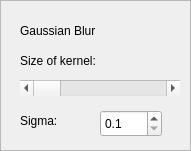
         <widget class="QFrame" name="blurFrame">
          <property name="enabled">
           <bool>true</bool>
          </property>
          <property name="geometry">
           <rect>
            <x>290</x>
            <y>20</y>
            <width>191</width>
            <height>151</height>
           </rect>
          </property>
          <property name="frameShape">
           <enum>QFrame::StyledPanel</enum>
          </property>
          <property name="frameShadow">
           <enum>QFrame::Raised</enum>
          </property>
          <widget class="QLabel" name="label_13">
           <property name="geometry">
            <rect>
             <x>20</x>
             <y>20</y>
             <width>121</width>
             <height>21</height>
            </rect>
           </property>
           <property name="text">
            <string>Gaussian Blur</string>
           </property>
          </widget>
          <widget class="QLabel" name="label_14">
           <property name="geometry">
            <rect>
             <x>20</x>
             <y>50</y>
             <width>111</width>
             <height>21</height>
            </rect>
           </property>
           <property name="text">
            <string>Size of kernel:</string>
           </property>
          </widget>
          <widget class="QScrollBar" name="blurSizeSB">
           <property name="geometry">
            <rect>
             <x>20</x>
             <y>80</y>
             <width>160</width>
             <height>16</height>
            </rect>
           </property>
           <property name="minimum">
            <number>1</number>
           </property>
           <property name="maximum">
            <number>50</number>
           </property>
           <property name="singleStep">
            <number>2</number>
           </property>
           <property name="pageStep">
            <number>2</number>
           </property>
           <property name="orientation">
            <enum>Qt::Horizontal</enum>
           </property>
          </widget>
          <widget class="QLabel" name="label_15">
           <property name="geometry">
            <rect>
             <x>20</x>
             <y>110</y>
             <width>61</width>
             <height>21</height>
            </rect>
           </property>
           <property name="text">
            <string>Sigma:</string>
           </property>
          </widget>
          <widget class="QDoubleSpinBox" name="blurSigmaSB">
           <property name="geometry">
            <rect>
             <x>100</x>
             <y>110</y>
             <width>62</width>
             <height>27</height>
            </rect>
           </property>
           <property name="decimals">
            <number>1</number>
           </property>
           <property name="minimum">
            <double>0.100000000000000</double>
           </property>
           <property name="maximum">
            <double>20.000000000000000</double>
           </property>
           <property name="singleStep">
            <double>0.200000000000000</double>
           </property>
          </widget>
         </widget>
